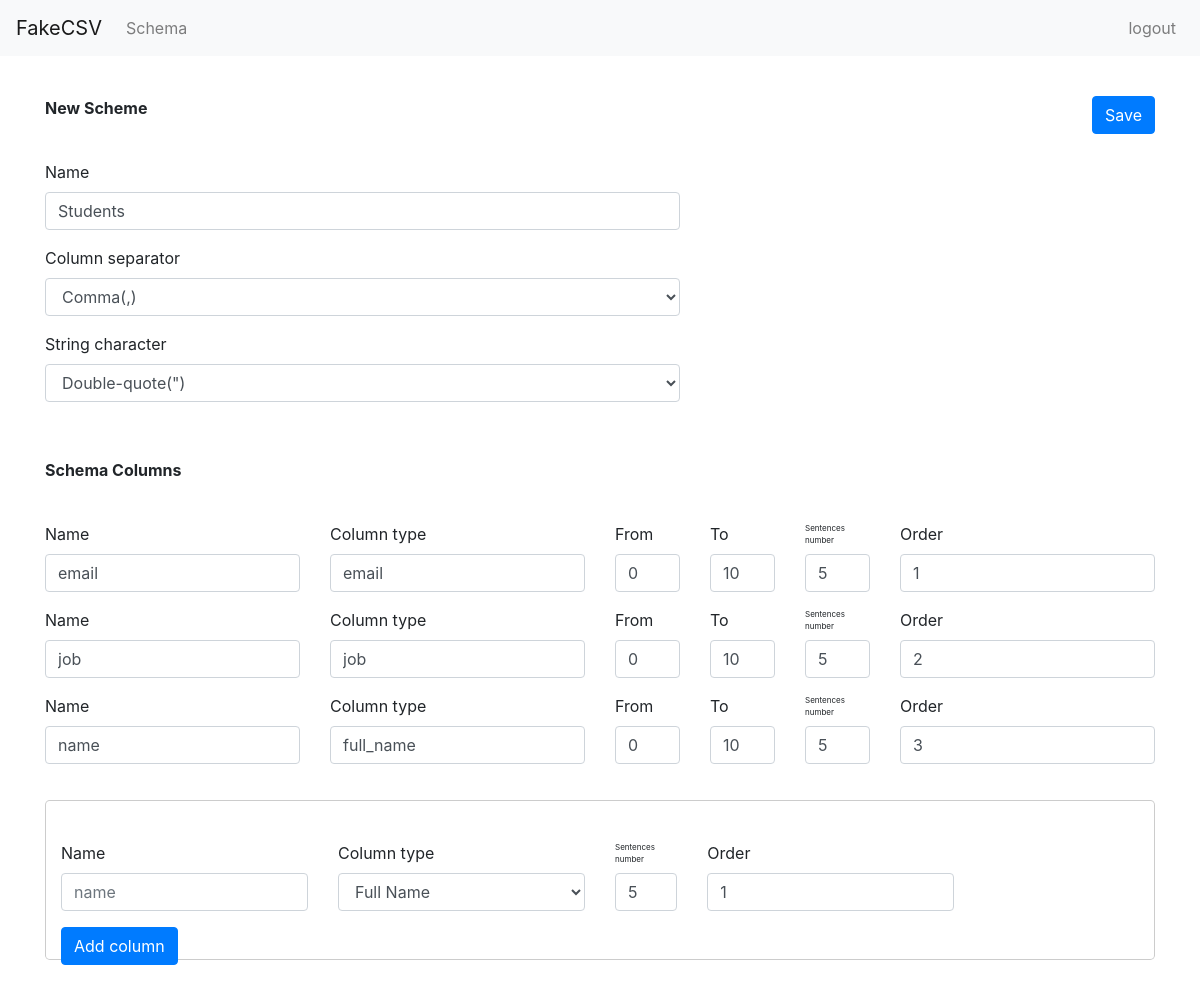
The page /edit-schema/16/ on the database its author committed.
### generator_service/models.py (models this page shows, shortened)
class TblSchemaBasicInfo(models.Model):
    schema_name = models.CharField(max_length=20, default='', null=True)
    column_separator = models.CharField(max_length=15,choices=SEPARATOR_CHOICES,default=";")
    string_character = models.CharField(max_length=15,choices=STRING_CHARACTER_CHOICES,default="'")
    creator = models.ForeignKey(User, on_delete = models.CASCADE, null=True)
    updated_time = models.DateTimeField(auto_now_add=False, auto_now=True)
    created_time = models.DateTimeField(auto_now_add=True, auto_now=False)
    class Meta:
        db_table = "mdl_schema_basic_info"
        verbose_name = 'Структура файла'
        verbose_name_plural = 'Структура файлы'

class TblSchemaColumns(models.Model):
    column_name = models.CharField(max_length=20, default='', null=True)
    column_type = models.CharField(max_length=10,choices=TYPE_CHOICES,default="full_name")
    schema = models.ForeignKey(TblSchemaBasicInfo,on_delete = models.CASCADE, null=True)
    int_from = models.PositiveIntegerField(default=0,null=True)
    int_to = models.PositiveIntegerField(default=0,null=True)
    sentences_number = models.PositiveIntegerField(default=0, null=True)
    order = models.PositiveIntegerField(default=0,null=False)
    created_time = models.DateTimeField(auto_now_add=True, auto_now=False)
    class Meta:
        db_table = "mdl_schema_columns"
        verbose_name = 'Структура столбцы'
        verbose_name_plural = 'Структура столбцы'

### generator_service/views.py (the view)
# urls.py: path('edit-schema/<int:id>/',views.edit_schema_views,name="edit_schema_views"),
def edit_schema_views(request, id):
    context = {}
    form_column_schema = SchemaColumnsForm()
    form_basic_schema_info = SchemaBasicInfoForm()
    req_user = request.user
    columns = models.TblSchemaColumns.objects.filter(schema__id=id)
    query = models.TblSchemaBasicInfo.objects.get(id=id)
    context['request_user'] = req_user
    context['query'] = query
    context['columns'] = columns
    context['form_column_schema'] = form_column_schema
    context['form_basic_schema_info'] = form_basic_schema_info
    return render(request, "generator_service/edit_schema.html", context=context)

### generator_service/forms.py
class SchemaColumnsForm(forms.ModelForm):
  def __init__(self, *args, **kargs):
    super(SchemaColumnsForm, self).__init__(*args, **kargs)
  class Meta:
    model = TblSchemaColumns
    fields = '__all__'

class SchemaBasicInfoForm(forms.ModelForm):
  def __init__(self, *args, **kargs):
    super(SchemaBasicInfoForm, self).__init__(*args, **kargs)
  class Meta:
    model = TblSchemaBasicInfo
    fields = '__all__'

### templates/generator_service/edit_schema.html (shortened to what this page needs)
{% extends "base.html" %}
{% load static %}
{% block content %}
    <div class="container">
        <form method="POST" action="{% url 'updating_schema_views' query.id %}" class="">
            <div class="schema-header">
                <span><b>New Scheme</b> </span>
                <button type="submit" class="new-schema-button btn btn-primary">Save</button>
            </div>
            <div class="row">
                <div class="form-group col-lg-7">
                    <label for="exampleInputEmail1">Name</label>
                    <input type="text" value="{{ query.schema_name }}" name="schema_name" class="form-control" id="nameNewSchema"
                           aria-describedby="emailHelp" placeholder="name">
                </div>
                <div class="form-group col-lg-7">
                    <label for="exampleFormControlSelect1">Column separator</label>
                    <select name="column_separator" class="form-control" id="">
                        {% for x,y in form_basic_schema_info.fields.column_separator.choices %}
                            <option value="{{ x }}">{{ y }}</option>
                        {% endfor %}
                    </select>
                </div>
                <div class="form-group col-lg-7">
                    <label for="exampleFormControlSelect1">String character</label>
                    <select name="string_character" class="form-control">
                        {% for x,y in form_basic_schema_info.fields.string_character.choices %}
                            <option value="{{ x }}">{{ y }}</option>
                        {% endfor %}
                    </select>
                </div>
            </div>
            <div class="schema-header">
                <span><b>Schema Columns</b> </span>
            </div>
            <div class="column-item">
                {% for column in columns %}
                <div class="row">
                    <div class="form-group col-lg-3">
                        <label for="exampleInputEmail1">Name</label>
                        <input class="form-control" value="{{ column.column_name }}" name="name_column">
                    </div>
                    <div class="form-group col-lg-3">
                        <label for="exampleFormControlSelect1">Column type</label>
                        <input class="form-control" value="{{ column.column_type }}" name="column_type">
                    </div>
                    <div class="form-group col-lg-1 ">
                        <label for="exampleFormControlSelect1">From</label>
                        <input type="number" class="form-control" value="{{ column.int_from }}" name="int_from">
                    </div>
                    <div class="form-group col-lg-1 ">
                        <label for="exampleFormControlSelect1">To</label>
                        <input type="number" class="form-control" value="{{ column.int_to }}" name="int_to">
                    </div>
                    <div class="form-group col-lg-1 ">
                        <label style="font-size: 8px" for="exampleFormControlSelect1">Sentences number</label>
                        <input type="number" value="{{ column.sentences_number }}" class="form-control"
                               name="sentences_number">
                    </div>
                    <div class="form-group col-lg-3">
                        <label for="exampleInputEmail1">Order</label>
                        <input type="number" value="{{ column.order }}" class="form-control" name="order">
                    </div>
                </div>
                {% endfor %}
            </div>
        </form>
        <div class="schema-header modal-content">
            <div class="container">
                <div class="row">
                    <div class="form-group col-lg-3">
                        <label for="exampleInputEmail1">Name</label>
                        <input class="form-control" required id="name_schema" placeholder="name">
                    </div>
                    <div class="form-group col-lg-3">
                        <label for="exampleFormControlSelect1">Column type</label>
                        <select class="form-control" name="column_type" id="column_type">
                            {% for x,y in form_column_schema.fields.column_type.choices %}
                                <option value="{{ x }}">{{ y }}</option>
                            {% endfor %}
                        </select>
                    </div>
                    <div class="form-group col-lg-1 ">
                        <label style="font-size: 8px" for="exampleFormControlSelect1">Sentences number</label>
                        <input type="number" class="form-control" id="sentencesNumber" value="5">
                    </div>
                    <div class="form-group col-lg-3">
                        <label for="exampleInputEmail1">Order</label>
                        <input type="number" value="1" class="form-control" id="orderId">
                    </div>
                </div>
                <input type="button" value="Add column" class="form-group btn-add-column btn btn-primary" id="submit_btn">
            </div>
        </div>
    </div>
{% endblock %}

### static/css/main.css (style rules this page uses)
body { height: 100%; }
.new-schema-button { float: right; }
.schema-header { padding-top: 40px; padding-bottom: 40px; }
.modal-content { height: 160px; }
.column-item { padding-bottom: 20px; }

### rows shown on the page
TblSchemaBasicInfo: schema_name "Students"
TblSchemaColumns: name_column "email", column_type "email", int_from "0", int_to "10", sentences_number "5", order "1"
TblSchemaColumns: name_column "job", column_type "job", int_from "0", int_to "10", sentences_number "5", order "2"
TblSchemaColumns: name_column "name", column_type "full_name", int_from "0", int_to "10", sentences_number "5", order "3"

### other values the page prints
form field column_separator "Comma(,)"
form field string_character "Double-quote(\")"
form field column_type "Full Name"
